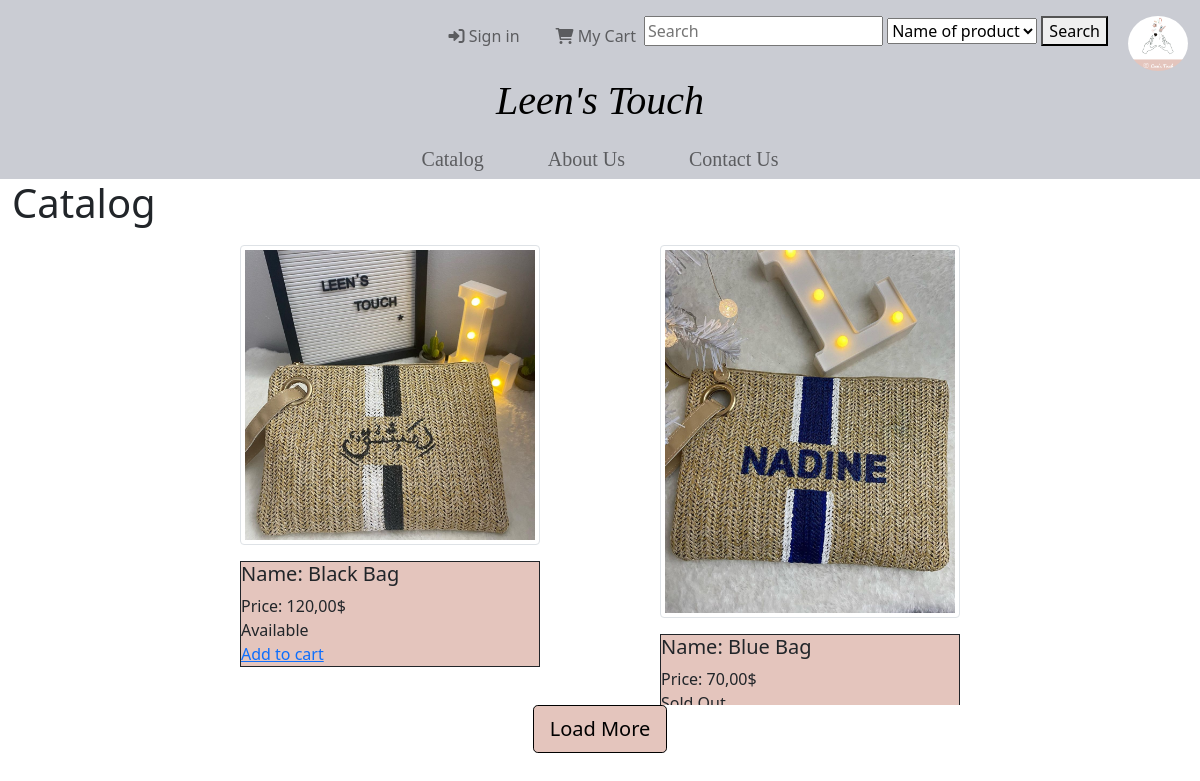
The app's page /Catalog with its own data.
### tables this page shows
CREATE TABLE `products` (
  `upc` int(13) NOT NULL,
  `product_name` varchar(50) NOT NULL,
  `product_type` varchar(25) NOT NULL,
  `description` varchar(500) NOT NULL,
  `price` double NOT NULL,
  `image` varchar(100) NOT NULL,
  `colour` varchar(15) NOT NULL,
  `quantity` int(2) NOT NULL,
  `fulfill_time` int(2) NOT NULL
);

### app/controllers/Catalog.php (called while the page is built, shortened)
<?php
class Catalog extends Controller
{
    public function __construct()
    {
        $this->productModel = $this->model('productModel');
    }
    public function index(){
        $products = $this->productModel->getProducts();
        $data = [
            "products" => $products
        ];
        $this->view('Catalog/catalog',$data);
    }
}
?>

### app/core/app.php (called while the page is built, shortened)
<?php
    class App{
        protected $currentMethod = 'index';
        public function __construct()
        {
            $url = $this->parseURL();
            if(file_exists('../app/controllers/'.$url[0].'.php')){
                unset($url[0]);
            }
            $this->currentController = new $this->currentController;
            $this->params = $url ? array_values($url) : [];
            call_user_func_array([$this->currentController, $this->currentMethod], $this->params);
        }
        public function parseURL(){
            if(isset($_GET['url'])){
                $url = rtrim($_GET['url'], '/');
                $url = filter_var($url, FILTER_SANITIZE_URL);
                $url = explode('/',$url);
                return $url;
            }
        }
    }

### public/index.php (called while the page is built, shortened)
<?php
    $init = new App;
?>

### app/core/Model.php (called while the page is built, shortened)
<?php
class Model
{
    private $host = DB_HOST;
    private $user = DB_USER;
    private $pass = DB_PASS;
    private $dbname = DB_NAME;
    private $dbh;
    private $stmt;
    public function __construct()
    {
        $dsn = 'mysql:host=' . $this->host . ';dbname=' . $this->dbname;
        $options = array(
            PDO::ATTR_PERSISTENT => true,
            PDO::ATTR_ERRMODE => PDO::ERRMODE_EXCEPTION
        );
        try {
            $this->dbh = new PDO($dsn, $this->user, $this->pass, $options);
        } catch (PDOException $e) {
            $this->error = $e->getMessage();
            echo $this->error;
        }
    }
    public function query($sql)
    {
        $this->stmt = $this->dbh->prepare($sql);
    }
    public function execute()
    {
        return $this->stmt->execute();
    }
    public function getResultSet(){
        $this->execute();
        return $this->stmt->fetchAll(PDO::FETCH_OBJ);
    }
}

### app/models/productModel.php (called while the page is built, shortened)
<?php
    class productModel{
        public function __construct(){
            $this->db = new Model;
        }
        public function getProducts(){
            $this->db->query("SELECT * FROM products");
            return $this->db->getResultSet();
        }
    }
?>

### app/views/Catalog/catalog.php (the view, shortened to what this page needs)
<?php require APPROOT . '/views/includes/header.php';  ?>
<div class="container-fluid">
<h1>Catalog</h1>
<div class="product-container">
    <?php
    foreach($data['products'] as $product){
      echo '
        <div class="product-card">
          <div class=" product-image">
            <form method="get" action="/LeensTouch/Product">
            <img class="img-thumbnail" src="'.URLROOT.'/public/img/'.$product->image.'" width="320" height="320">
            </form>
          </div>
          <div class=" product-info">
            <h5 class="product-brand">Name: '.$product->product_name.'</h2>
            <div class="price">Price: '.(number_format($product->price, 2, ',', ' ')).'$</div>
              '.(($product->quantity<'1')?'<div class="availability">Sold Out</div><div>&nbsp</div>':
              '<div class="availability">Available</div>
              <a class="card-btn" href="/LeensTouch/Catalog/addToCart"">Add to cart</a>'
              ).'
            </div>
          </div>
      ';
    }
    ?>
</div>
<button id = "loadMore" type="button" class="btn btn-primary btn-lg rounded-3 mx-auto mb-5" style="display: block; background-color:#e4c5bd; border: 1px solid #000000; color: #000000; ">
        Load More</button>
<?php require APPROOT . '/views/includes/footer.php'; ?>

### app/views/Catalog/catalog.php (style rules this page uses)
.product-card { height: 450px; width: 300px; margin: 10px 60px; display: none; animation: blur .8s ease-out ; }
.product-container { display: flex; flex-direction: row; flex-flow: row wrap; flex-wrap: wrap; justify-content: center; width: 100%; overflow: hidden; overflow-x: hidden; overflow-y: hidden; }
.product-info { border-style: solid; border-width: 1px; background-color:#e4c5bd; }

### records on screen
products: image (picture), product_name "Black Bag", price "120,00", quantity "Available"
products: image (picture), product_name "Blue Bag", price "70,00", quantity "Sold Out"

### other values on screen
SITENAME "Leen's Touch"
